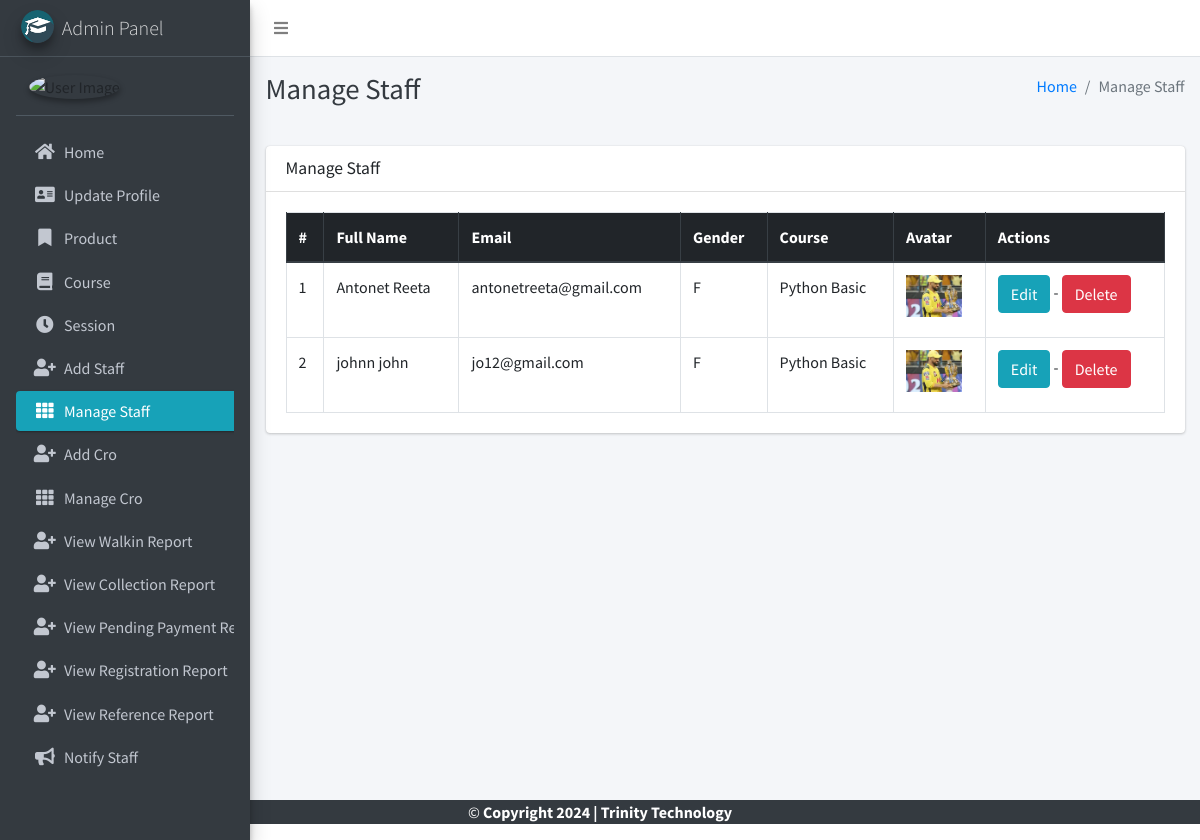
Page /staff/manage/ (signed in) on the committed database.
### main_app/models.py (models this page shows, shortened)
class CustomUser(AbstractUser):
    USER_TYPE = ((1, "HOD"), (2, "Staff"), (3, "Cro"), (4, "Stu"))
    GENDER = [("M", "Male"), ("F", "Female")]
    username = None  # Removed username, using email instead
    email = models.EmailField(unique=True)
    user_type = models.CharField(default=1, choices=USER_TYPE, max_length=1)
    gender = models.CharField(max_length=1, choices=GENDER)
    profile_pic = models.ImageField()
    address = models.TextField()
    fcm_token = models.TextField(default="")  # For firebase notifications
    created_at = models.DateTimeField(auto_now_add=True)
    updated_at = models.DateTimeField(auto_now=True)
    USERNAME_FIELD = "email"
    REQUIRED_FIELDS = []
    objects = CustomUserManager()
    def __str__(self):
        return self.first_name +" "+  self.last_name

class Staff(models.Model):
    course = models.ForeignKey(Course, on_delete=models.DO_NOTHING, null=True, blank=False)
    admin = models.OneToOneField(CustomUser, on_delete=models.CASCADE)

class Course(models.Model):
    name = models.CharField(max_length=120)
    created_at = models.DateTimeField(auto_now_add=True)
    updated_at = models.DateTimeField(auto_now=True)

### main_app/hod_views.py (the view)
# urls.py: path("staff/manage/", hod_views.manage_staff, name='manage_staff'),
def manage_staff(request):
    allStaff = CustomUser.objects.filter(user_type=2)
    context = {
        'allStaff': allStaff,
        'page_title': 'Manage Staff'
    }
    return render(request, "hod_template/manage_staff.html", context)

### main_app/templates/hod_template/manage_staff.html
{% extends 'main_app/base.html' %}
{% load static %}
{% block page_title %}{{page_title}}{% endblock page_title %}
{% block content %}
<section class="content">
    <div class="container-fluid">
        <div class="row">
            <div class="col-md-12">
                <div class="card">
                    <div class="card-header">
                        <h3 class="card-title">{{page_title}}</h3>
                    </div>
                    <div class="card-body">
                        <table id="example2" class="table table-bordered table-hover">
                            <thead class="thead-dark">
                                <tr>
                                    <th>#</th>
                                    <th>Full Name</th>
                                    <th>Email</th>
                                    <th>Gender</th>
                                    <th>Course</th>
                                    <th>Avatar</th>
                                    <th>Actions</th>
                                </tr>
                            </thead>
                            <tbody>
                                {% for staff in allStaff %}
                                <tr>
                                    <td>{{ forloop.counter }}</td>
                                    <td>{{staff.first_name}} {{staff.last_name}}</td>
                                    <td>{{staff.email}}</td>
                                    <td>{{staff.gender}}</td>
                                    <td>{{staff.staff.course.name}}</td>
                                    <td>
                                        {% if staff.profile_pic == ""  %}
                                        No Image
                                        {% else %}
                                        <img class="img img-fluid mb-2" height="56" width="56"
                                            src="{{staff.profile_pic}}" alt="">
                                        {% endif %}
                                    </td>
                                    <td>
                                        <a href="{% url 'edit_staff' staff.staff.id %}" class="btn btn-info">Edit</a> -
                                        <a href="{% url 'delete_staff' staff.staff.id %}" class="btn btn-danger" onclick="return confirm('Are you sure about this ?')">Delete</a>
                                    </td>
                                </tr>
                                {% endfor %}
                            </tbody>
                        </table>
                    </div>
                </div>
            </div>
        </div>
    </div>
</section>
{% endblock content %}

### rows in the picture
CustomUser: first_name "Antonet", last_name "Reeta", email "antonetreeta@gmail.com", gender "F", staff.course.name "Python Basic", profile_pic (picture)
CustomUser: first_name "johnn", last_name "john", email "jo12@gmail.com", gender "F", staff.course.name "Python Basic", profile_pic (picture)

### other values in the picture
{{ page_title }} "Manage Staff"
